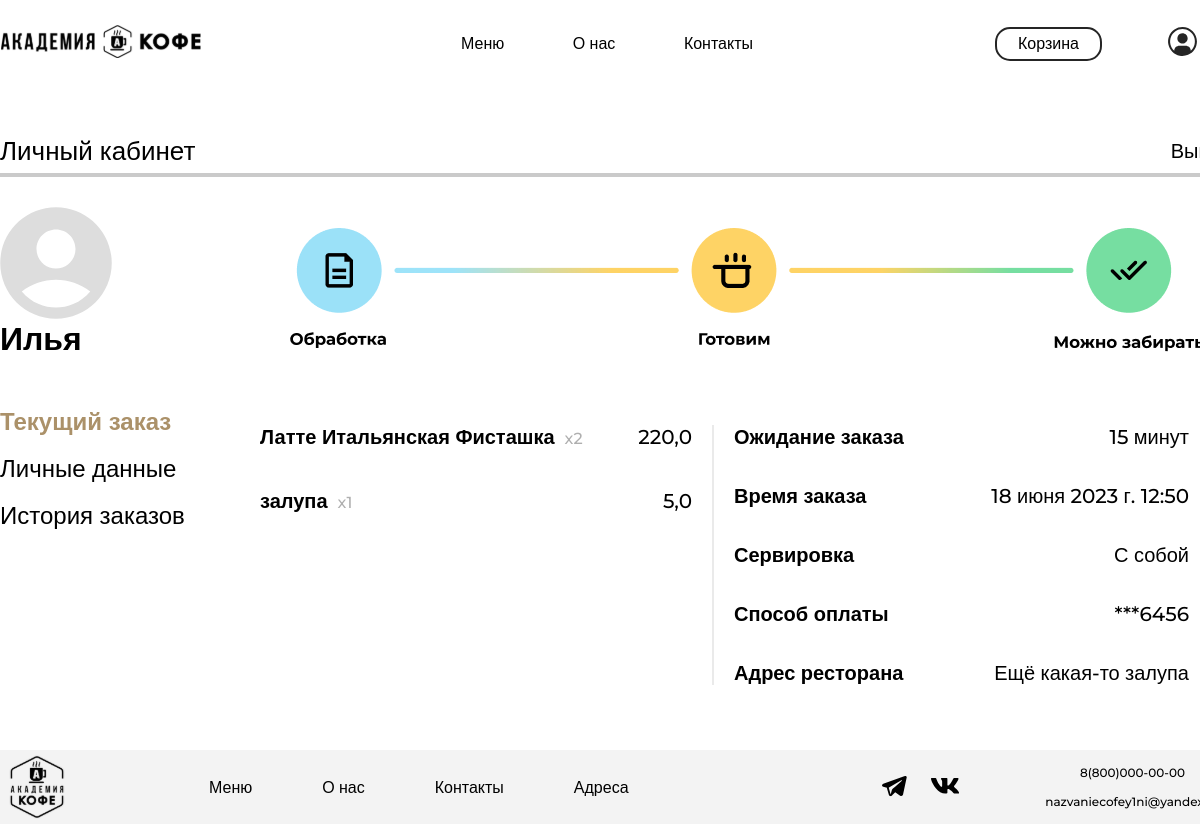
The page /currentorder/ (signed in) on the database as committed earlier.
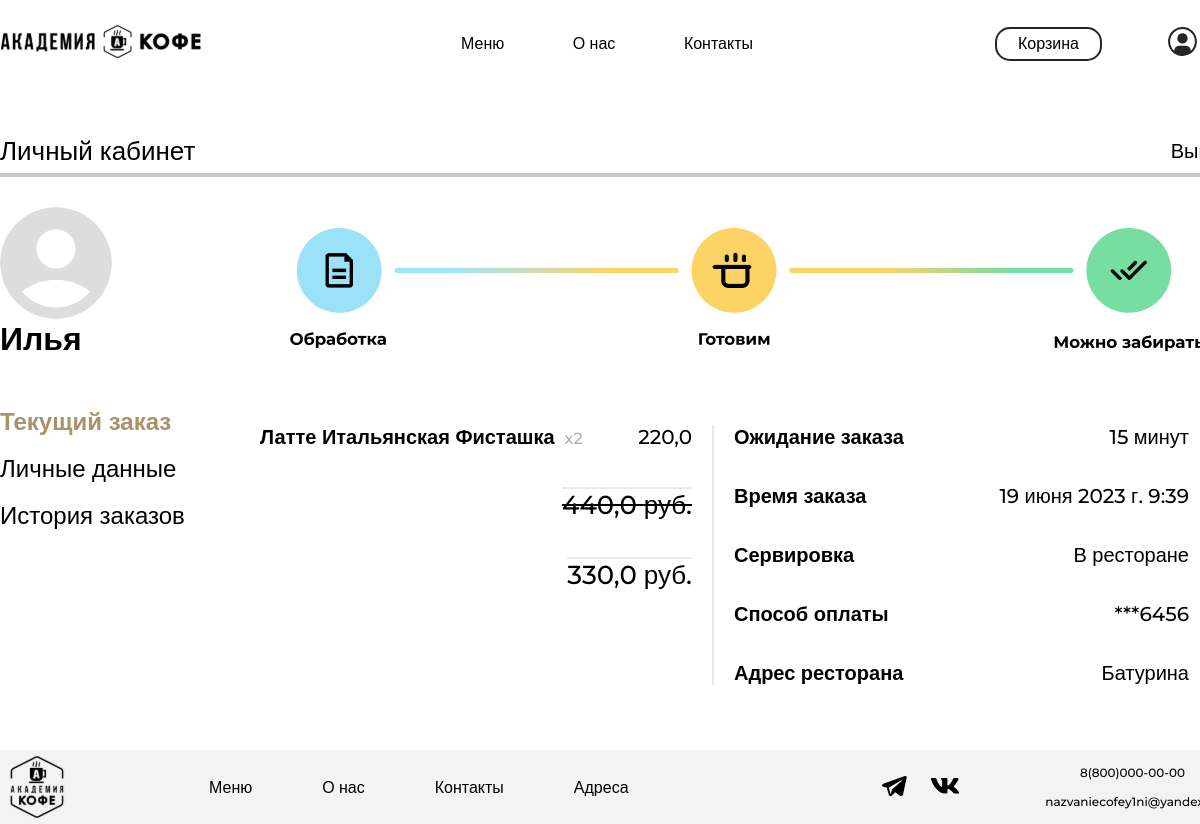
The same page on the database as committed later.
### academyCoffee/models.py (models this page shows, shortened)
class Order(models.Model):
    CREATED = 0
    COOKING = 1
    PREPARED = 2
    DELIVERED = 3
    STATUSES = (
        (CREATED, 'Обработка'),
        (COOKING, 'Готовим'),
        (PREPARED, 'Можно забирать'),
        (DELIVERED, 'Доставлен'),
    )
    basket_history = models.JSONField(default=dict)
    created = models.DateTimeField(default=timezone.now)
    user = models.ForeignKey(to=User, on_delete=models.CASCADE)
    status = models.SmallIntegerField(default=CREATED, choices=STATUSES)
    serving = models.CharField('Сервировка', max_length=50)
    address = models.CharField('Адрес', max_length=100)
    payment_method = models.CharField('Способ оплаты', max_length=20)
    promocode_name = models.CharField('Промокод', max_length=20, blank=True, null=True)

### academyCoffee/views.py (the view)
# urls.py: path('currentorder/', views.CurrentOrderView.as_view(), name='currentorder'),
class CurrentOrderView(TitleMixin, TemplateView):
    template_name = 'main/currentorder.html'
    title = "Текущий заказ"
    def get_context_data(self):
        context = super(CurrentOrderView, self).get_context_data()
        context['lastorder'] = Order.objects.filter(user=self.request.user).last()
        return context

### academyCoffee/common/views.py (called while the page is built)
    def get_context_data(self, **kwargs):
        context = super(TitleMixin, self).get_context_data(**kwargs)
        context['title'] = self.title
        return context

### academyCoffee/templates/main/currentorder.html (shortened to what the changed rows need)
{% extends 'main/base.html' %}
{% load static %}
{% block style %}
    <link rel="stylesheet" href="{% static 'currentorder/css/style.css' %}">
{% endblock %}
{% block content %}
    <main>
        <div class="up-line-container">
            <h2 class="personal-up-title">Личный кабинет</h2>
        </div>
        <div class="main-container">
            <div class="personal-account-right-container">
                <div class="order-info">
                    <div class="order-info-left-container">
                        {% for product in lastorder.basket_history.purchase_products %}
                            <div class="order-item">
                                <p class="order-item-name">{{ product.product_name }}</p>
                                <p class="order-item-amount">x{{ product.quantity }}</p>
                                <p class="order-item-price">{{ product.price }} </p>
                            </div>
                        {% endfor %}
                        {% if lastorder.promocode_name == 'СКИДКА' %}
                            <p class="order-price"><s>{{ lastorder.basket_history.total_sum }} руб.</s></p>
                            <p class="order-price" >{{ lastorder.basket_history.stock_sum }} руб.</p>
                        {% endif %}
                    </div>
                    <div class="order-info-right-container">
                        <div class="order-date-time">
                            <p class="order-info-right-container-title">Время заказа</p>
                            <p class="order-info-right-container-data">{{ lastorder.created }}</p>
                        </div>
                        <div class="order-where-to-eat">
                            <p class="order-info-right-container-title">Сервировка</p>
                            <p class="order-info-right-container-data">{{ lastorder.serving }}</p>
                        </div>
                        <div class="order-payment-method">
                            <p class="order-info-right-container-title">Способ оплаты</p>
                            {% if lastorder.payment_method == 'Наличные' %}
                                <p class="order-info-right-container-data">{{ lastorder.payment_method }}</p>
                            {% else %}
                                <p class="order-info-right-container-data">***{{ lastorder.payment_method }}</p>
                            {% endif %}
                        </div>
                        <div class="order-address">
                            <p class="order-info-right-container-title">Адрес ресторана</p>
                            <p class="order-info-right-container-data">{{ lastorder.address }}</p>
                        </div>
                    </div>
                </div>
            </div>
        </div>
    </main>
{% endblock %}

Rows that differ between the two databases and show on the page:
no longer on this page (row unchanged): Order: created "18 июня 2023 г. 12:50", serving "С собой", payment_method "6456", address "Ещё какая-то залупа"
added Order: basket_history.total_sum "440,0", basket_history.stock_sum "330,0", created "19 июня 2023 г. 9:39", serving "В ресторане", payment_method "6456", address "Батурина"
Other text that changed with them:
text now shown: "руб. руб."
list line gone: "залупа x 1 5,0"
